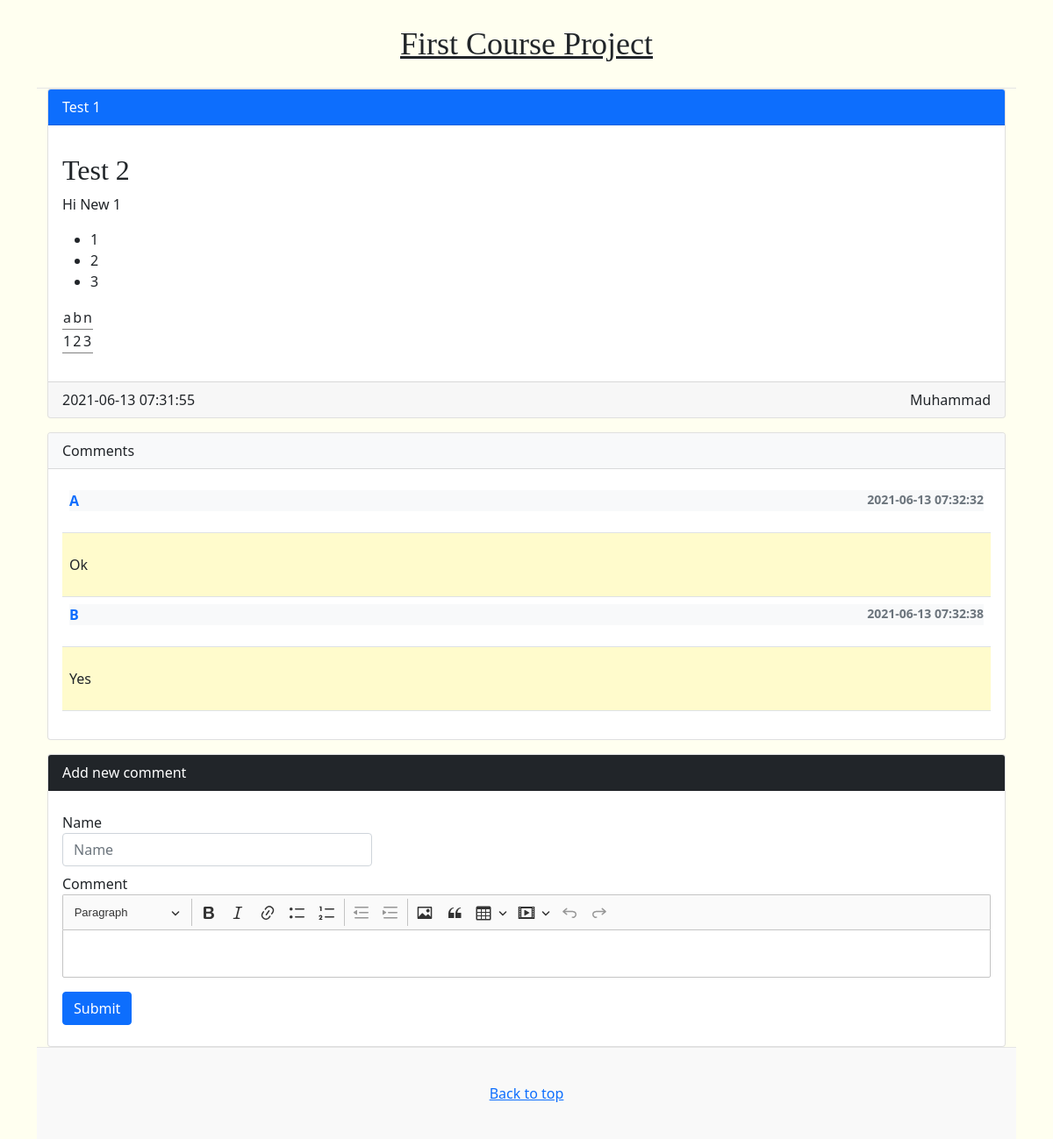
Page /post_details.php?post_id=8 on the committed database.
### tables this page shows
CREATE TABLE `posts` (
  `PostID` int(11) NOT NULL,
  `PublisherName` varchar(50) NOT NULL,
  `PostTitle` varchar(50) NOT NULL,
  `PostDetails` text NOT NULL,
  `PostDate` datetime NOT NULL
);

CREATE TABLE `comments` (
  `CommentID` int(11) NOT NULL,
  `PostID` int(11) NOT NULL,
  `CommentName` varchar(50) NOT NULL,
  `Comment` text NOT NULL,
  `CommentDate` datetime NOT NULL
);

### post_details.php (the view, shortened to what this page needs)
<?PHP
include("connection.php");
include("head.php");
$PostID = (isset($_GET['post_id']) && $_GET['post_id'] )? $_GET['post_id'] : 0;
$sql = "SELECT * FROM `posts` WHERE PostID = '$PostID' ";
$posts = $conn->query($sql);
$sqlComments = "SELECT * FROM `comments` WHERE PostID = '$PostID' ";
$Comments = $conn->query($sqlComments);
?>
<main class="container">
  <div class="row g-5">
    <div class="col-md-12">
<?PHP while($post = $posts->fetch_assoc()) {?>
  <div class="card">
  <div class="card-header bg-primary text-white">
  <?=$post['PostTitle']?>
  </div>
  <div class="card-body">
  <p><?PHP echo $post['PostDetails'];?></p>
  </div>
  <div class="card-footer">
  <?=$post['PostDate']?><label class="float-end"><?=$post['PublisherName']?></label>
  </div>
<?PHP } ?>
  </div>
 <div class="card mt-3">
  <div class="card-header bg-light ">
  Comments
  </div>
  <div class="card-body">
<table class="table">
<?PHP while($comment = $Comments->fetch_assoc()) {?>
  <tr>
  <th><p class="bg-light text-primary"><?=$comment['CommentName']?>  <small class="float-end text-muted"><?=$comment['CommentDate']?></small></p></th>
  </tr>
<tr class="bg-note">
<td><p><?PHP echo $comment['Comment'];?></p></td>
</tr>
<?PHP } ?>
</table>
  </div>
 </div>
  <div class="card mt-3">
  <div class="card-header bg-dark text-white">
  Add new comment
  </div>
  <div class="card-body">
<form method="post">
<div class="form-group mt-2 col-md-4">
  <label>Name</label>
  <input type="text" name="CommentName" id="CommentName" class="form-control col-3" placeholder="Name">
</div>
<div class="form-group mt-2 mb-2">
  <label>Comment</label>
</div>
<button type="submit" name="doSubmit" class="btn btn-primary mb-2 mt-2">Submit</button>
</form>
  </div>
    </div>
  </div>
</main>
<?PHP include("foot.php"); ?>

### css/blog.css (style rules this page uses)
h1, h2, h3, h4, h5, h6 { font-family: "Playfair Display", Georgia, "Times New Roman", serif; }
.bg-back { background-color: #fffff0; }
.bg-light { background-color: #FBF7FC; }
.bg-note { background-color: #FFFBCC; }

### rows in the picture
posts: PostTitle "Test 1", PostDetails "Test 2 Hi New 1 1 2 3 a b n 1 2 3", PostDate "2021-06-13 07:31:55", PublisherName "Muhammad"
comments: CommentName "A", CommentDate "2021-06-13 07:32:32", Comment "Ok"
comments: CommentName "B", CommentDate "2021-06-13 07:32:38", Comment "Yes"
